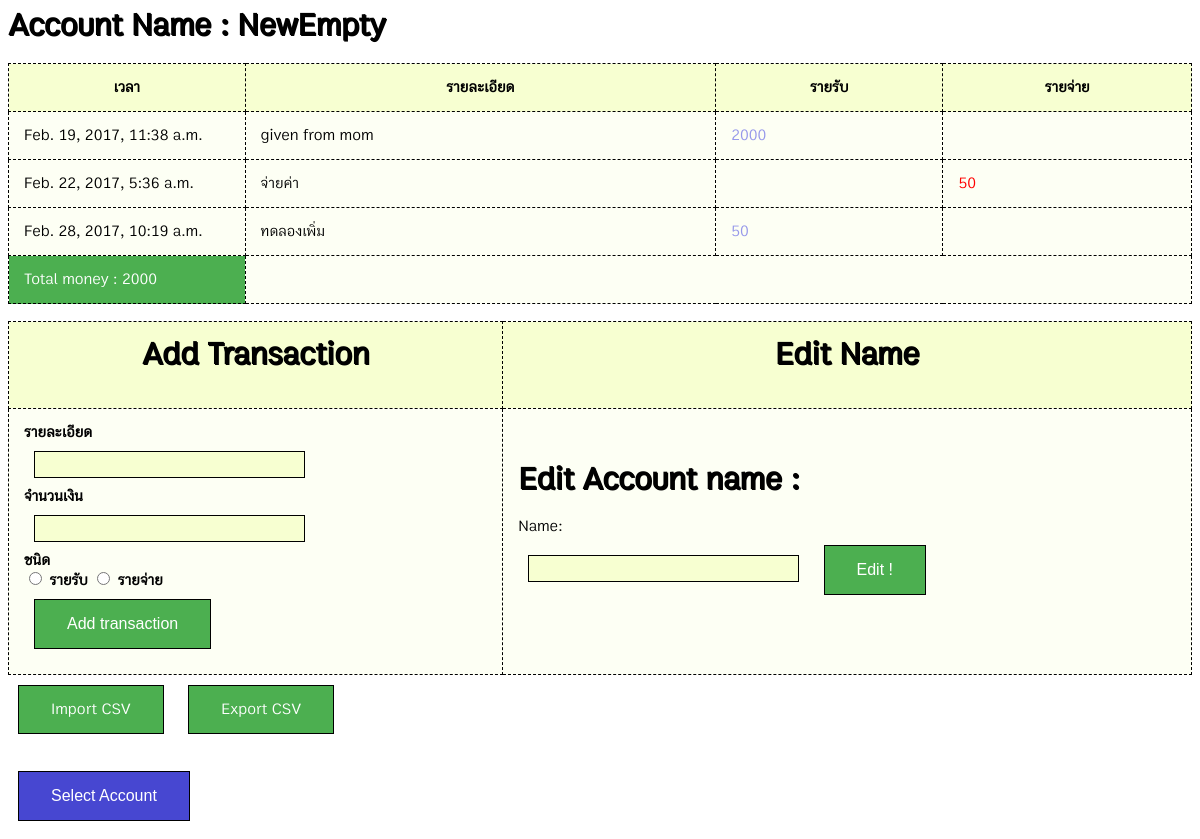
/account/acc/15/, run on the app's committed database.
### account/models.py (models this page shows, shortened)
class Account(models.Model):
    account_name = models.CharField(max_length=200)
    total = models.IntegerField(default=0)

class Transaction(models.Model):
    account = models.ForeignKey(Account, on_delete=models.CASCADE)
    detail = models.CharField(max_length=200)
    value = models.IntegerField(default=0)
    date = models.DateTimeField('date and time')

### account/views.py (the view)
# urls.py: url(r'^acc/(?P<pk>[0-9]+)/$', views.DetailView.as_view(), name='detail'),
class DetailView(generic.DetailView):
    model = Account
    template_name = 'account/detail.html'
    def get_context_data(self, **kwargs):
        context = super(DetailView, self).get_context_data(**kwargs)
        context.update({'theme': theme})
        return context

### account/templatetags/mul.py (called while the page is built)
@register.filter(name='mul')
def mul(value, arg):
    return value*arg

### account/templates/account/detail.html (shortened to what this page needs)
{% load mul %}
{% load static %}
{% static "" as path %}
<head>
<link rel="stylesheet" type="text/css" href="{{ path }}{{ theme }}" />
</head>
<body>
<h1>Account Name : {{ account.account_name }}</h1>
<table border="1">
<form action="{% url 'account:addtrans' account.id %}" method="post">
{% if account.transaction_set.all %}
<tr>
    <th>เวลา</th>
    <th>รายละเอียด</th>
    <th>รายรับ</th>
    <th>รายจ่าย</th>
</tr>
{% for detail_list in account.transaction_set.all %}
    <tr><td width="20%">{{ detail_list.date }}</td><td>{{ detail_list.detail }}</td>
    {% if detail_list.value < 0 %} <td></td>
    <td style="color:red;">{{ detail_list.value|mul:-1 }}</td>
    {% else %}
    <td style="color:9698ea;">{{ detail_list.value }}</td><td></td>
    {% endif %}</tr>
{% endfor %}
<tr style="background-color: #4CAF50;color: white;"><td>Total money : {{ account.total }}</td></tr>
</table>
{% else %}
<h1 align="center">There's no transactions.</h1>
{% endif %}
<br>
<table>
    <tr>
<th><h1>Add Transaction</h1></th>
<th><h1>Edit Name</h1></th></tr>
<tr>
<td>
<b>รายละเอียด
<br>
<input type="text" class="textinput" name="detail"/>
<br>จำนวนเงิน
<br>
<input type="number" class="textinput" name="value"/><br>
ชนิด<br>
  <input type="radio" name="t_type" value="income"> รายรับ
  <input type="radio" name="t_type" value="expense"> รายจ่าย<br>
<input type="submit" class="button" value="Add transaction" />
</form></td></b>
<td><form action="{% url 'account:editname' account.id %}" method="post">
<h1>Edit Account name : </h1>
Name:
<br>
<input type="text" class="textinput" name="name"/>
<input type="submit" class="button" value="Edit !" />
</form></td>
    </tr>
</table>
<a href="{% url 'account:importcsv' account.id %}" class="button">Import CSV</a>
{% if account.transaction_set.all %}
<a href="{% url 'account:exportcsv' account.id %}" class="button">Export CSV</a>
{% endif %}
<br><br><a href="{% url 'account:index' %}"><input type="submit" class="button" style="background-color:#4747d1;" value="Select Account" /></a>
</body>

### account/static/account/stylewhite.css (style rules this page uses)
h1 { color: #000000; text-shadow: 1px 1px #000000; }
a { color: black; text-decoration: none; }
body { font-family: myFirstFont; background-color: #ffffff; }
table { border-collapse: collapse; background-color: #fdfff4; color: black; width: 100%; }
table, td, th { border: 1px dashed black; padding: 15px; }
th { height: 40px; background-color: #f7ffd1; color: black; }
.button { background-color: #4CAF50; border: 1px solid black; color: white; padding: 15px 32px; text-align: center; text-decoration: none; display: inline-block; font-size: 16px; margin: 10px; }
.textinput { background-color: #f7ffd1; border: 1px solid black; color: black; text-align: center; font-size: 20px; margin: 10px; }

### data on the page
Account: account_name "NewEmpty", total "2000"
Transaction: date "Feb. 19, 2017, 11:38 a.m.", detail "given from mom", value "2000"
Transaction: date "Feb. 22, 2017, 5:36 a.m.", detail "จ่ายค่า", value|mul "50"
Transaction: date "Feb. 28, 2017, 10:19 a.m.", detail "ทดลองเพิ่ม", value "50"
